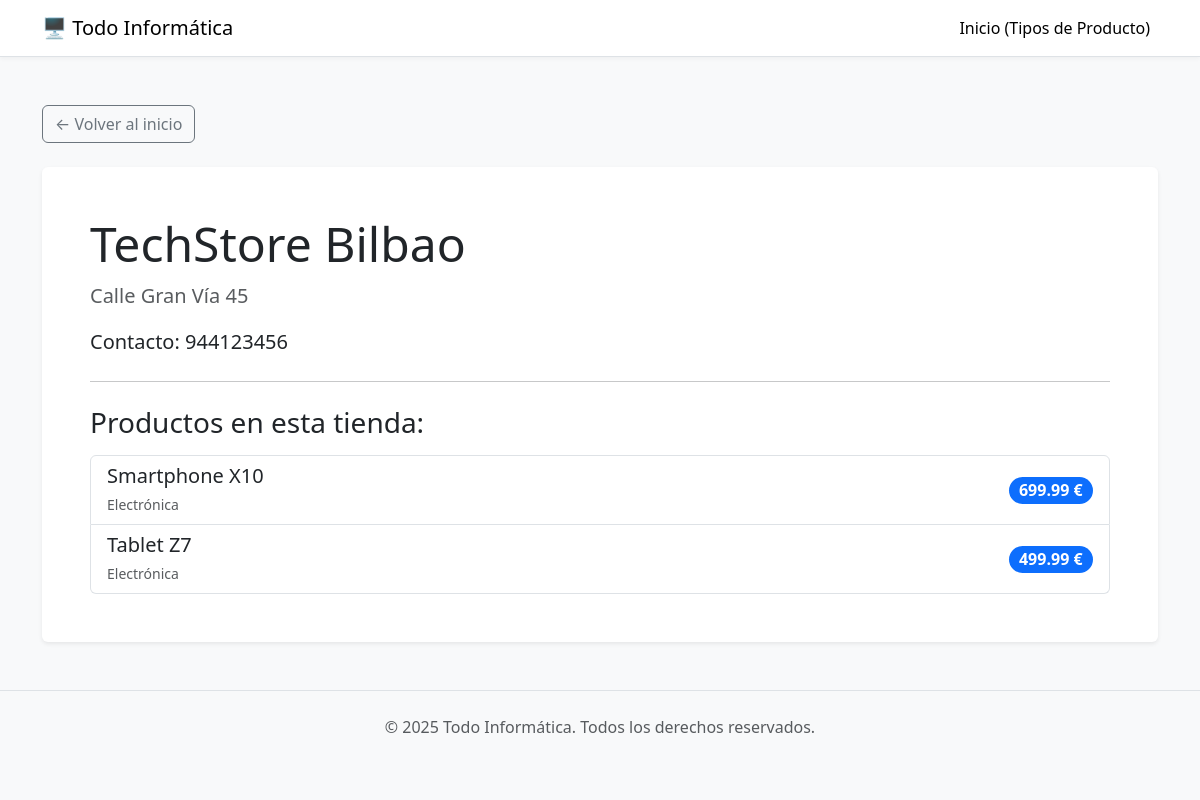
/appTodoInformaticaProyecto/tienda/1, run on the app's committed database.
### appTodoInformaticaProyecto/models.py (models this page shows, shortened)
class Tienda(models.Model):
    nombre = models.CharField(max_length=40)
    direccion = models.CharField(max_length=100)
    contacto = models.CharField(max_length=50)
    productos = models.ManyToManyField(Producto)

class Producto(models.Model):
    nombre = models.CharField(max_length=50)
    descripcion = models.TextField()
    precio_base = models.DecimalField(max_digits=10, decimal_places=2)
    tipo = models.ForeignKey(TipoProducto, on_delete=models.CASCADE)
    imagen = models.ImageField(upload_to='productos/', null=True, blank=True)

class TipoProducto(models.Model):
    nombre = models.CharField(max_length=50)

### appTodoInformaticaProyecto/views.py (the view)
# urls.py: path('tienda/<int:tienda_id>', views.show_tienda, name='tienda'),
def show_tienda(request, tienda_id):
    tienda = Tienda.objects.get(pk=tienda_id)
    context = {'tienda': tienda}
    return render(request, 'show_tienda.html', context)

### Templates/show_tienda.html (shortened to what this page needs)
{% extends 'base.html' %}
{% block content %}
  <a href="{% url 'index' %}" class="btn btn-outline-secondary mb-4">&larr; Volver al inicio</a>
  <div class="card shadow-sm border-0">
    <div class="card-body p-4 p-md-5">
      <h1 class="display-5 mb-2">{{ tienda.nombre }}</h1>
      <p class="lead text-muted"> {{ tienda.direccion }}</p>
      <p class="fs-5"> Contacto: {{ tienda.contacto }}</p>
      <hr class="my-4">
      <h2 class="fs-3 mb-3">Productos en esta tienda:</h2>
      {% with productos=tienda.productos.all %}
        {% if productos %}
          <div class="list-group">
            {% for producto in productos %}
              <a href="{% url 'producto' producto.id %}" class="list-group-item list-group-item-action d-flex justify-content-between align-items-center">
                <div>
                  <h5 class="mb-1">{{ producto.nombre }}</h5>
                  <small class="text-muted">{{ producto.tipo.nombre }}</small>
                </div>
                <span class="badge bg-primary rounded-pill fs-6">{{ producto.precio_base }} €</span>
              </a>
            {% endfor %}
          </div>
        {% else %}
          <div class="alert alert-info" role="alert">
            Esta tienda no tiene productos registrados por el momento.
          </div>
        {% endif %}
      {% endwith %}
    </div>
  </div>
{% endblock %}

### Templates/base.html (style rules this page uses)
body { background-color: #f8f9fa; }
.card { transition: all 0.2s ease-in-out; }

### data on the page
Tienda: nombre "TechStore Bilbao", direccion "Calle Gran Vía 45", contacto "944123456"
Producto: nombre "Smartphone X10", tipo.nombre "Electrónica", precio_base "699.99"
Producto: nombre "Tablet Z7", tipo.nombre "Electrónica", precio_base "499.99"
